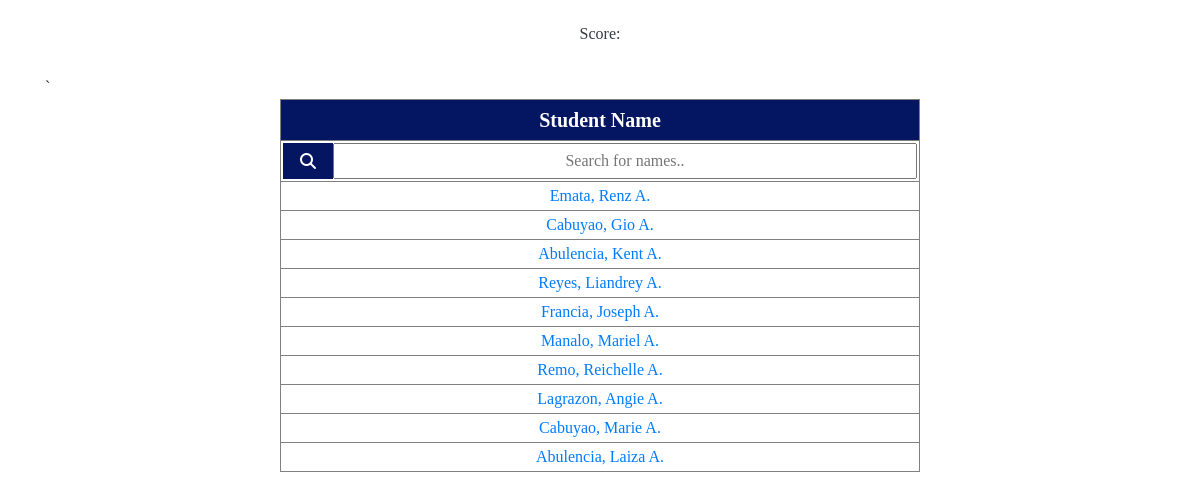
Page /student.php?t=15 on the committed database.
### tables this page shows
CREATE TABLE `tbl_student_class` (
  `id` int(11) NOT NULL,
  `student_id` int(11) NOT NULL,
  `class_id` int(11) NOT NULL,
  `subject_code` varchar(255) NOT NULL,
  `status` varchar(255) NOT NULL,
  `created_at` datetime NOT NULL DEFAULT CURRENT_TIMESTAMP
);

CREATE TABLE `tbl_student` (
  `id` int(11) NOT NULL,
  `firstname` varchar(255) NOT NULL,
  `middlename` varchar(255) NOT NULL,
  `lastname` varchar(255) NOT NULL,
  `username` varchar(255) NOT NULL,
  `password` varchar(255) NOT NULL,
  `email_address` varchar(255) NOT NULL,
  `grade_level` varchar(255) NOT NULL,
  `section` varchar(255) NOT NULL,
  `status` varchar(255) NOT NULL,
  `created_at` datetime NOT NULL DEFAULT CURRENT_TIMESTAMP,
  `code` int(199) DEFAULT NULL
);

### student.php (the view, shortened to what this page needs)
<?php
include 'header.php';
?>
<body>
    <?php
    include 'config.php';
    ?>
    <br>
    <div class="container m-auto text-center">
        <h6 class="text-center text-dark">Score:<?php echo $_SESSION['str']; ?></h6>
    </div>
    <div class="container m-auto text-center">
    </div>
    <div class="container">
        <table class="m-auto" id="studentTable">
            <thead>
                ` <tr>
                    <th class="text-center theme-bg text-white"
                        style="padding-top:5px; padding-bottom:5px; font-size:20px">Student Name</th>
                </tr>
                <tr id="search">
                    <td>
                        <div class="input-container">
                            <i class="fa fa-search icon"></i><input type="text" id="myInput" onkeyup="myFunction()"
                                placeholder="Search for names.." title="Type in a name" class="input-field">
                        </div>
                    </td>
                </tr>
                <?php
    $pdo_statement = $pdo->prepare("SELECT *, s.id as id FROM tbl_student_class as sc LEFT JOIN tbl_student as s ON sc.student_id = s.id WHERE sc.class_id = '".$_GET['t']."'");
    $pdo_statement->execute();
    $result = $pdo_statement->fetchAll();
    if(!empty($result)) {
    foreach($result as $row) {
   echo '    <tr>';
    ?>
            <tbody>
                <td class="text-center"><a class="alink text-decoration-none"
                        href="function.php?save-score&s=<?php echo $row['id']?>&i=<?php echo $_GET['i']?>&t=<?php echo $_GET['t'];?>"><?php echo $row['lastname'].', '.$row['firstname'].' '.$row['middlename'].'.'?></a>
                </td>
            </tbody>
            <?php
      echo '</tr>';
      }
    }
      ?>
        </table>
    </div>
</body>
</html>

### css/style.css (style rules this page uses)
html, body { height: 100%; font-family: font !important; }
.theme-bg { background-color:#041662 !important; color:white !important; }

### student.php (style rules this page uses)
th, td, tr, table { border: 1px solid gray; padding: 2px; }
th { background: #041662 !important; color: white !important; }
@media only screen and (min-width: 768px) { table { width: 40rem; } }
td a { display: block; }
.input-container { display: -ms-flexbox; display: flex; width: 100%; }
.icon { padding: 10px; background: #041662; color: white; min-width: 50px; text-align: center; }
.input-field { width: 100%; outline: none; text-align: center; }

### rows in the picture
tbl_student_class: student.lastname "Emata", student.firstname "Renz", student.middlename "A"
tbl_student_class: student.lastname "Cabuyao", student.firstname "Gio", student.middlename "A"
tbl_student_class: student.lastname "Abulencia", student.firstname "Kent", student.middlename "A"
tbl_student_class: student.lastname "Reyes", student.firstname "Liandrey", student.middlename "A"
tbl_student_class: student.lastname "Francia", student.firstname "Joseph", student.middlename "A"
tbl_student_class: student.lastname "Manalo", student.firstname "Mariel", student.middlename "A"
tbl_student_class: student.lastname "Remo", student.firstname "Reichelle", student.middlename "A"
tbl_student_class: student.lastname "Lagrazon", student.firstname "Angie", student.middlename "A"
tbl_student_class: student.lastname "Cabuyao", student.firstname "Marie", student.middlename "A"
tbl_student_class: student.lastname "Abulencia", student.firstname "Laiza", student.middlename "A"
